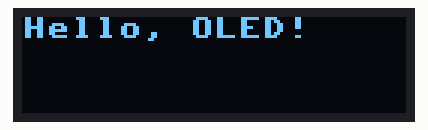
Simulated run of this program. Board: Raspberry Pi Pico running MicroPython. On the bench: 128×32 one-colour display. At 1.0 s the program stops and its outputs stay as they are.

Above: at 1.1 s.

The program:

hello_OLED.py
```python
from machine import Pin, I2C
from ssd1306 import SSD1306_I2C
import time

# Set up I2C
i2c = I2C(0, sda=Pin(0), scl=Pin(1), freq=400000)

# Short delay to stop I2C falling over
time.sleep(1)

# Define the display and size (128 x 32)
display = SSD1306_I2C(128, 32, i2c)

# Clear the display
display.fill(0)

# Write to the display
display.text("Hello, OLED!",0,0)

# Update the display
display.show()
```
